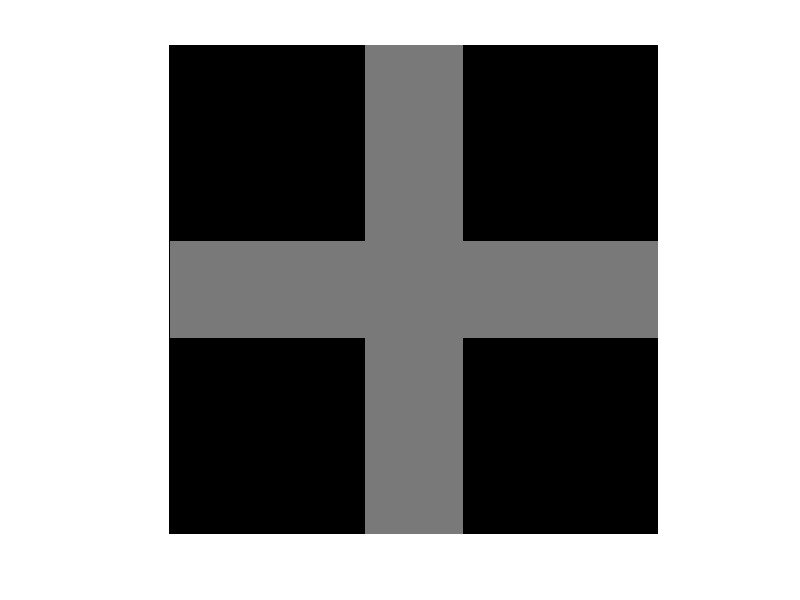

The MATLAB script that drew this image:
clc;
clear;
for i=1:5
    for j=1:5
        a(i,j)=0;
    end
end
a=uint8(a);
[r c]= size(a)
a(1,3)=120;
a(2,3)=120;
a(3,3)=120;
a(4,3)=120;
a(5,3)=120;

a(3,1)=120;
a(3,2)=120;
a(3,3)=120;
a(3,4)=120;
a(3,5)=120;
imshow(a);